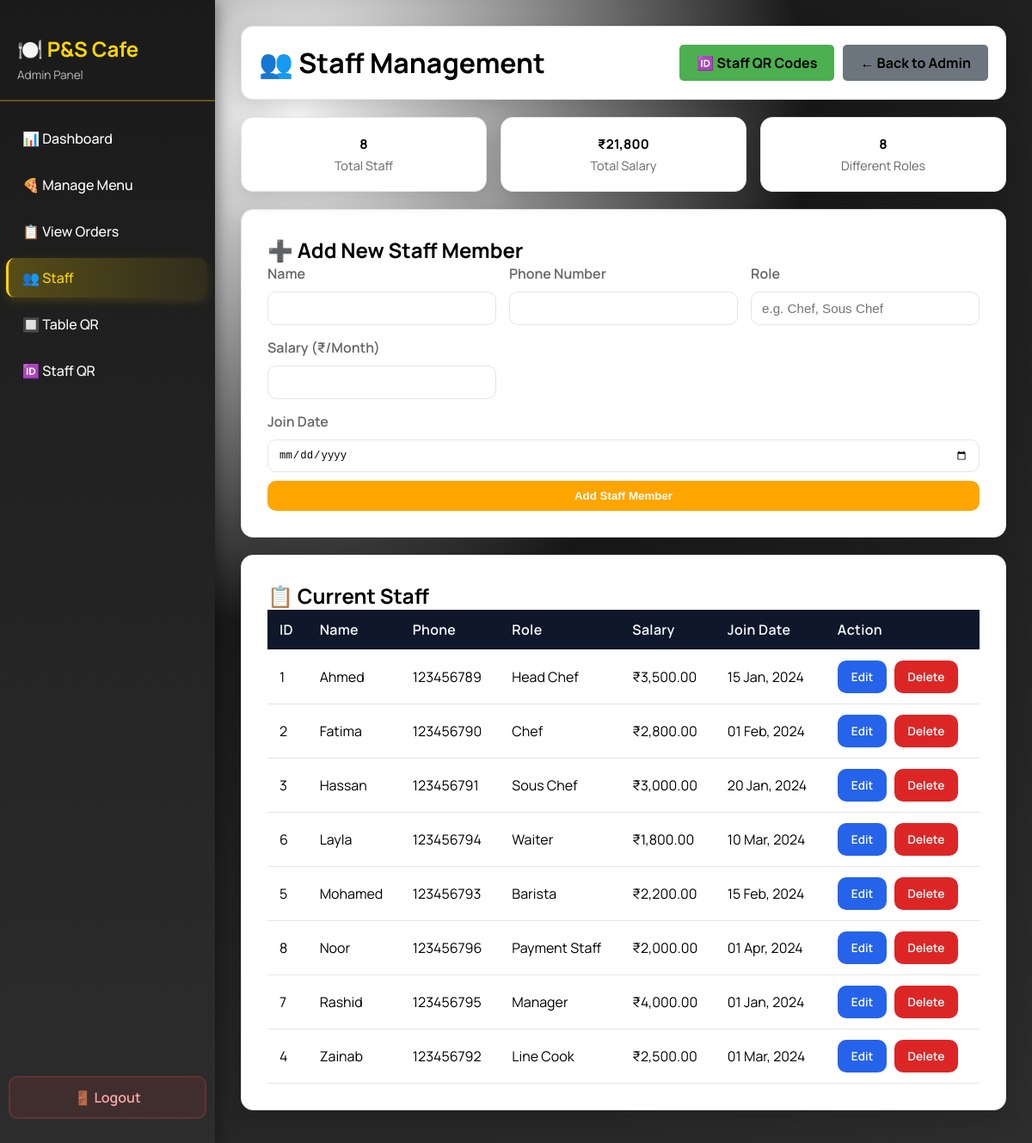
The page /admin/staff_management.php (signed in) on the database its author committed.
### tables this page shows
CREATE TABLE IF NOT EXISTS staff (
    staff_id INT AUTO_INCREMENT PRIMARY KEY,
    name VARCHAR(100) NOT NULL,
    phone VARCHAR(20) UNIQUE NOT NULL,
    role VARCHAR(50),
    salary DECIMAL(10,2),
    salary_per_day DECIMAL(10,2),
    join_date DATE,
    created_at TIMESTAMP DEFAULT CURRENT_TIMESTAMP
);

### admin/staff_management.php (the view, shortened to what this page needs)
<?php
include '../includes/db_connect.php';
$edit_staff = null;
$staff_result = $conn->query("SELECT * FROM staff ORDER BY name ASC");
$stats = $conn->query("
    SELECT
        COUNT(*) as total_staff,
        SUM(salary) as total_salary,
        COUNT(DISTINCT role) as roles
    FROM staff
")->fetch_assoc();
?>
<!DOCTYPE html>
<html lang="en">
<head>
    <link rel="stylesheet" href="admin_styles.css">
</head>
<body class="admin-ui">
    <div class="sidebar">
        <div class="logo">
            <h2>🍽️ P&S Cafe</h2>
            <p>Admin Panel</p>
        </div>
        <nav>
            <a href="admin_dashboard.php">📊 Dashboard</a>
            <a href="manage_menu.php">🍕 Manage Menu</a>
            <a href="view_orders.php">📋 View Orders</a>
            <a href="staff_management.php" class="active">👥 Staff</a>
            <a href="generate_qr.php">🔲 Table QR</a>
            <a href="generate_staff_qr.php">🆔 Staff QR</a>
        </nav>
        <a href="../logout.php" class="logout-link">🚪 Logout</a>
    </div>
    <div class="content">
    <div class="header">
        <h1>👥 Staff Management</h1>
        <div style="display: flex; gap: 10px;">
            <a href="generate_staff_qr.php" class="back-btn" style="background: #4caf50; border-color: #4caf50;">🆔 Staff QR Codes</a>
            <a href="../admin/admin_dashboard.php" class="back-btn">← Back to Admin</a>
        </div>
    </div>
    <div class="stats-grid">
        <div class="stat-card">
            <h3><?php echo $stats['total_staff']; ?></h3>
            <p>Total Staff</p>
        </div>
        <div class="stat-card">
            <h3>₹<?php echo number_format($stats['total_salary'], 0); ?></h3>
            <p>Total Salary</p>
        </div>
        <div class="stat-card">
            <h3><?php echo $stats['roles']; ?></h3>
            <p>Different Roles</p>
        </div>
    </div>
    <div class="container" id="edit-form">
        <h2><?php echo $edit_staff ? '✏️ Edit Staff Member' : '➕ Add New Staff Member'; ?></h2>
        <form method="POST">
            <div class="form-grid">
                <div class="form-group">
                    <label>Name</label>
                    <input type="text" name="name" value="<?php echo $edit_staff ? htmlspecialchars($edit_staff['name']) : ''; ?>" required>
                </div>
                <div class="form-group">
                    <label>Phone Number</label>
                    <input type="text" name="phone" value="<?php echo $edit_staff ? htmlspecialchars($edit_staff['phone']) : ''; ?>" required>
                </div>
                <div class="form-group">
                    <label>Role</label>
                    <input type="text" name="role" placeholder="e.g. Chef, Sous Chef" value="<?php echo $edit_staff ? htmlspecialchars($edit_staff['role']) : ''; ?>" required>
                </div>
                <div class="form-group">
                    <label>Salary (₹/Month)</label>
                    <input type="number" step="0.01" name="salary" value="<?php echo $edit_staff ? $edit_staff['salary'] : ''; ?>" required>
                </div>
            </div>
            <div class="form-group">
                <label>Join Date</label>
                <input type="date" name="join_date" value="<?php echo $edit_staff ? $edit_staff['join_date'] : ''; ?>" required>
            </div>
            <button type="submit" name="<?php echo $edit_staff ? 'update_staff' : 'add_staff'; ?>" class="btn btn-add">
                <?php echo $edit_staff ? 'Update Staff Member' : 'Add Staff Member'; ?>
            </button>
        </form>
    </div>
    <div class="container">
        <h2>📋 Current Staff</h2>
        <?php if($staff_result->num_rows == 0): ?>
            <p style="text-align: center; color: #666; padding: 20px;">No staff members yet</p>
        <?php else: ?>
            <table>
                <thead>
                    <tr>
                        <th>ID</th>
                        <th>Name</th>
                        <th>Phone</th>
                        <th>Role</th>
                        <th>Salary</th>
                        <th>Join Date</th>
                        <th>Action</th>
                    </tr>
                </thead>
                <tbody>
                    <?php while($staff = $staff_result->fetch_assoc()): ?>
                    <tr>
                        <td><?php echo $staff['staff_id']; ?></td>
                        <td><?php echo htmlspecialchars($staff['name']); ?></td>
                        <td><?php echo htmlspecialchars($staff['phone']); ?></td>
                        <td><?php echo htmlspecialchars($staff['role']); ?></td>
                        <td>₹<?php echo number_format($staff['salary'], 2); ?></td>
                        <td><?php echo date('d M, Y', strtotime($staff['join_date'])); ?></td>
                        <td>
                            <a href="?edit=<?php echo $staff['staff_id']; ?>#edit-form" class="btn btn-edit">Edit</a>
                            <a href="?delete=<?php echo $staff['staff_id']; ?>"
                               class="btn btn-delete"
                               onclick="return confirm('Delete this staff member?')">Delete</a>
                        </td>
                    </tr>
                    <?php endwhile; ?>
                </tbody>
            </table>
        <?php endif; ?>
    </div>
    </div>
</body>
</html>

### admin/admin_styles.css (style rules this page uses)
:root { --bg: #1a1a1a; --bg-accent: #2d2d2d; --panel: #ffffff; --panel-2: #f5f5f5; --ink: #000000; --muted: #666666; --accent: #FFD700; --accent-2: #FFA500; --border: #e5e5e5; --shadow: 0 8px 24px rgba(0, 0, 0, 0.15); }
body.admin-ui { font-family: 'Manrope', sans-serif; background: #1a1a1a; color: var(--ink); margin: 0; padding: 0; height: 100vh; overflow: hidden; display: grid; grid-template-columns: 250px 1fr; grid-template-rows: 1fr; }
.admin-ui a { color: inherit; }
.admin-ui .header, .admin-ui .container, .admin-ui .card, .admin-ui .payment-container, .admin-ui .stats-grid .stat-card, .admin-ui .login-box, .admin-ui .qr-card, .admin-ui .filters { background: var(--panel); box-shadow: var(--shadow); border: 1px solid var(--border); border-radius: 14px; }
.admin-ui .header { padding: 20px; display: flex; justify-content: space-between; align-items: center; gap: 16px; }
.admin-ui h1, .admin-ui h2, .admin-ui h3 { color: var(--ink); }
.admin-ui .stats-grid { gap: 16px; }
.admin-ui .stat-card { border-left: 6px solid var(--accent-2); }
.admin-ui .stat-card h3 { color: var(--muted); font-size: 0.95em; letter-spacing: 0.2px; }
.admin-ui .stat-card h1, .admin-ui .stat-card h3:first-child { color: var(--ink); }
.admin-ui table { width: 100%; border-collapse: collapse; overflow: hidden; background: var(--panel); }
.admin-ui th { background: #0f172a; color: #f8fafc; font-weight: 600; letter-spacing: 0.3px; }
.admin-ui th, .admin-ui td { padding: 12px 14px; border-bottom: 1px solid var(--border); }
.admin-ui label { color: var(--muted); font-weight: 600; }
.admin-ui input, .admin-ui select, .admin-ui textarea { border: 1px solid var(--border); border-radius: 10px; padding: 10px 12px; background: #fff; font-size: 0.95em; }
.admin-ui .btn, .admin-ui button, .admin-ui .menu-item, .admin-ui .top-link { border-radius: 10px; }
.admin-ui .btn, .admin-ui button { background: var(--accent-2); color: white; border: none; padding: 10px 16px; font-weight: 600; cursor: pointer; transition: transform 0.2s ease, box-shadow 0.2s ease, background 0.2s ease; }
.admin-ui .btn-edit { background: #2563eb; }
.admin-ui .btn-delete { background: #dc2626; }
.admin-ui .sidebar { background: linear-gradient(180deg, #1a1a1a 0%, #2d2d2d 100%); color: #ffffff; box-shadow: 0 0 20px rgba(0, 0, 0, 0.5); display: flex; flex-direction: column; padding: 20px 0; height: 100vh; overflow-y: auto; grid-column: 1; grid-row: 1; position: relative; }
.admin-ui .sidebar .logo { padding: 20px; border-bottom: 2px solid rgba(255, 215, 0, 0.3); margin-bottom: 20px; }
.admin-ui .sidebar h2 { color: #FFD700; margin: 0 0 5px 0; font-size: 1.5em; font-weight: 700; }
.admin-ui .sidebar .logo p { margin: 0; font-size: 0.85em; opacity: 0.7; }
.admin-ui .sidebar nav { display: flex; flex-direction: column; gap: 8px; padding: 0 10px; flex: 1; }
.admin-ui .sidebar nav a { padding: 12px 16px; border-radius: 10px; color: #ffffff; text-decoration: none; font-weight: 500; transition: all 0.2s ease; display: flex; align-items: center; gap: 10px; border-left: 3px solid transparent; margin-left: -3px; }
.admin-ui .sidebar nav a.active { background: linear-gradient(90deg, rgba(255, 215, 0, 0.25) 0%, rgba(255, 215, 0, 0.08) 100%); color: #FFD700; border-left-color: #FFD700; box-shadow: 0 4px 12px rgba(255, 215, 0, 0.15); }
.admin-ui .sidebar .logout-link { margin-top: auto; margin-bottom: 20px; margin-left: 10px; margin-right: 10px; padding: 12px 16px; border-radius: 10px; background: rgba(239, 68, 68, 0.1); color: #fca5a5; text-decoration: none; font-weight: 600; transition: all 0.2s ease; display: flex; align-items: center; justify-content: center; border: 2px solid rgba(239, 68, 68, 0.2); }
.admin-ui .content { grid-column: 2; grid-row: 1; overflow-y: auto; padding: 30px; background: radial-gradient(circle at 10% 10%, #ffffff 0%, var(--bg) 40%, var(--bg-accent) 100%); }

### rows shown on the page
staff: staff_id "1", name "Ahmed", phone "123456789", role "Head Chef", salary "3,500.00", join_date "15 Jan, 2024"
staff: staff_id "2", name "Fatima", phone "123456790", role "Chef", salary "2,800.00", join_date "01 Feb, 2024"
staff: staff_id "3", name "Hassan", phone "123456791", role "Sous Chef", salary "3,000.00", join_date "20 Jan, 2024"
staff: staff_id "6", name "Layla", phone "123456794", role "Waiter", salary "1,800.00", join_date "10 Mar, 2024"
staff: staff_id "5", name "Mohamed", phone "123456793", role "Barista", salary "2,200.00", join_date "15 Feb, 2024"
staff: staff_id "8", name "Noor", phone "123456796", role "Payment Staff", salary "2,000.00", join_date "01 Apr, 2024"
staff: staff_id "7", name "Rashid", phone "123456795", role "Manager", salary "4,000.00", join_date "01 Jan, 2024"
staff: staff_id "4", name "Zainab", phone "123456792", role "Line Cook", salary "2,500.00", join_date "01 Mar, 2024"

### other values the page prints
$stats['total_staff'] "8"
$stats['total_salary'] "21,800"
$stats['roles'] "8"
